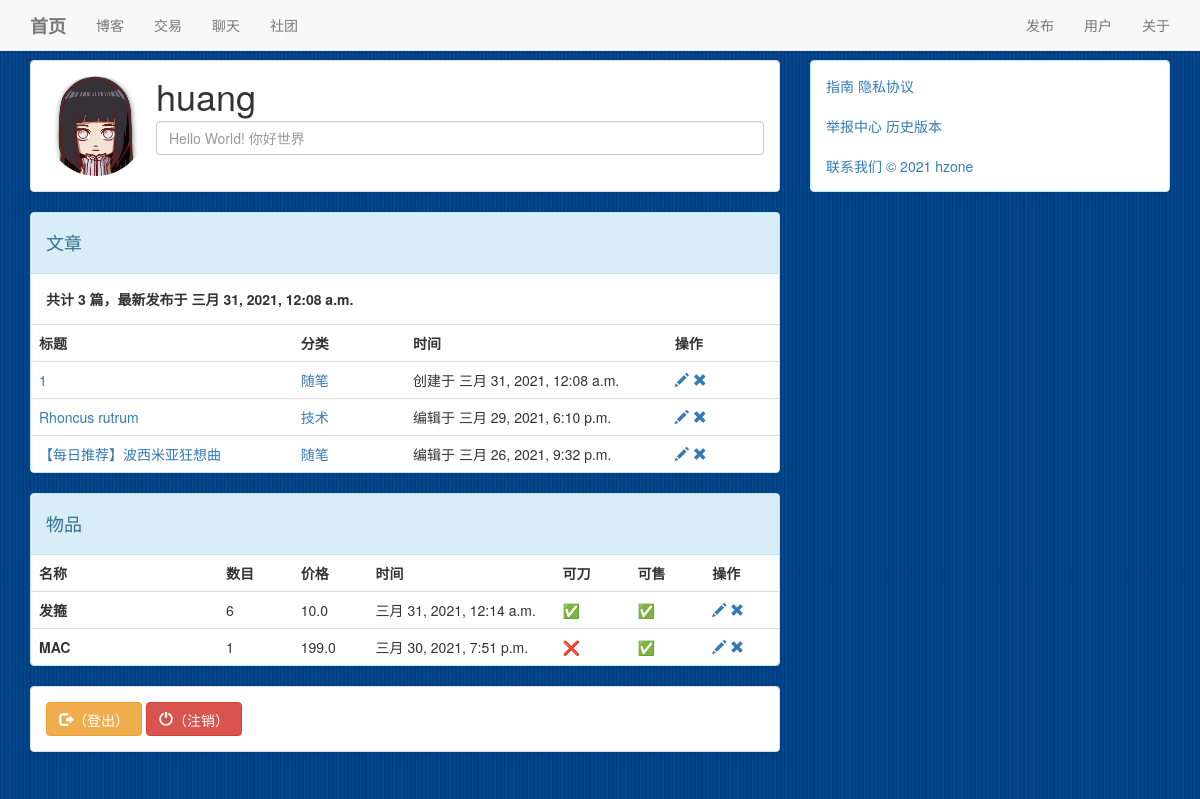
The app's page /user/1 (signed in), older data.
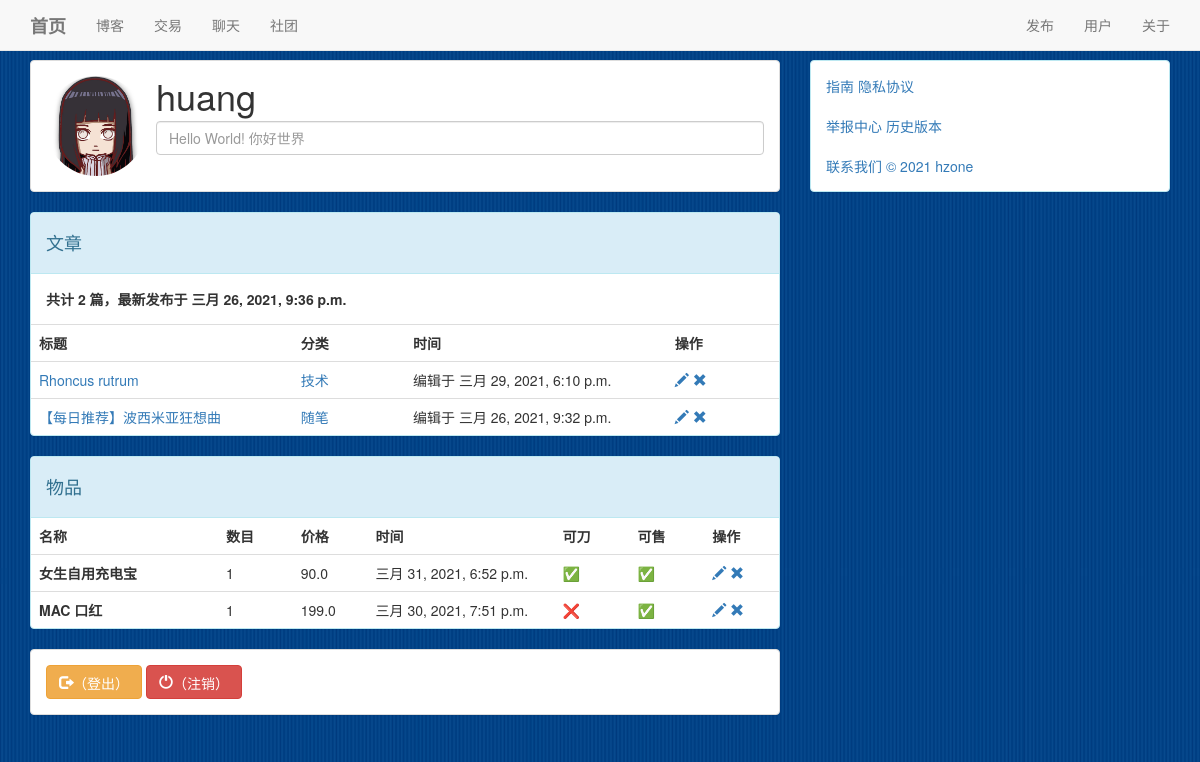
The same page, newer data.
### blog/models.py (models this page shows, shortened)
class Atc(Model):
    title = CharField(max_length=30)
    content = TextField()
    author = ForeignKey(User,on_delete = DO_NOTHING)
    create_time = DateTimeField(auto_now_add=True)
    update_time = DateTimeField(auto_now=True)
    type = ForeignKey(AtcType,on_delete = DO_NOTHING)
    class Meta:
        ordering=['-create_time']
        verbose_name = '文章'
        verbose_name_plural = '文章'

class AtcType(Model):
    name = CharField(max_length=20)
    def __str__(self):
        return self.name
    class Meta:
        verbose_name = '分类'
        verbose_name_plural = '分类'

### deal/models.py (models this page shows, shortened)
class Item(Model):
    name = CharField(max_length=20)
    info = TextField(max_length=50)
    time = DateTimeField(auto_now_add=True)
    sold = BooleanField(default=False)
    chop = BooleanField(default=False)
    count = IntegerField(default=1)
    owner = ForeignKey(User,on_delete = DO_NOTHING)
    price = FloatField(default=0)
    image = ImageField(default="./static/image/items/default.png",upload_to='./static/image/items/upload/')
    class Meta:
        ordering=['-time']
        verbose_name = '物品'
        verbose_name_plural = '物品'

### user/views.py (the view, shortened to what this page needs)
# urls.py: path('<int:pk>',Room.as_view()),
class Room(View):
    def get(self,request,pk):
        form = userForm()
        user = get_object_or_404(User,pk = pk)
        context = {
            'visitor' :request.user,
            'user' : user,
            'form' : form,
            'atcs' : Atc.objects.filter(author = user),
            'items' : Item.objects.filter(owner = user),
        }
        return render(request,'room.html',context)

### user/forms.py
class userForm(forms.Form):
    icon = forms.ImageField(label = '用户头像',required= False)
    motto = forms.CharField(label= '个性签名',required= False)

### user/models.py (called while the page is built)
    def __str__(self):
        return self.username

### user/templates/room.html (shortened to what the changed rows need)
{% extends 'base.html' %}
    {% load static %}
    {% block main %}
        <div class="panel panel-default">
            <div class="panel-body">
                <div class="media">
                    <div class="media-body">
                        <h1 class="media-heading">{{ user }}</h1>
                    </div>
                </div>
            </div>
        </div>
        <div class="panel panel-info">
            <div class="panel-body">
                <strong>共计 {{ atcs.count }} 篇，最新发布于 {{ atcs.first.create_time }}</strong>
            </div>
            <table class="table">
                <tr>
                    <th style="width:35%">标题</th>
                    <th style="width:15%">分类</th>
                    <th style="width:35%">时间</th>
                    {% if user == visitor %}
                        <th style="width:15%">操作</th>
                    {% endif %}
                </tr>
                {% for atc in atcs %}
                    <tr>
                        <td><a href="/blog/{{atc.pk}}">{{ atc.title }}</a></td>
                        <td><a href="/blog/?type={{ atc.type.name }}">{{ atc.type }}</a></td>
                        {% if atc.create_time == atc.update_time %}
                            <td>创建于 {{ atc.create_time }}</td>
                        {% else %}
                            <td>编辑于 {{ atc.update_time }}</td>
                        {% endif %}
                        {% if user == visitor %}
                            <th>
                                <a href="/release/article/edit?pk={{ atc.pk }}">
                                    <span class="glyphicon glyphicon-pencil" aria-hidden="true"></span>
                                </a>
                                <a id='dele-atc' href="/release/article/delete?pk={{ atc.pk }}">
                                    <span class="glyphicon glyphicon-remove" aria-hidden="true"></span>
                                </a>
                            </th>
                        {% endif %}
                    </tr>
                {% endfor %}
            </table>
        </div>
        <div class="panel panel-info">
            <table class="table">
                <tr>
                    <th style="width:25%">名称</th>
                    <th style="width:10%">数目</th>
                    <th style="width:10%">价格</th>
                    <th style="width:25%">时间</th>
                    <th style="width:10%">可刀</th>
                    <th style="width:10%">可售</th>
                    {% if user == visitor %}
                        <th style="width:15%">操作</th>
                    {% endif %}
                </tr>
                {% for item in items %}
                    <tr>
                        <td>
                            <strong>{{ item.name }}</strong>
                        </td>
                        <td> {{ item.count }} </td>
                        <td> {{ item.price }} </td>
                        <td>{{ item.time }}</td>
                        {% if item.chop %}
                            <td> ✅ </td>
                        {% else %}
                            <td> ❌ </td>
                        {% endif %}
                        {% if item.sold %}
                            <td> ❌ </td>
                        {% else %}
                            <td> ✅ </td>
                        {% endif %}
                        {% if user == visitor %}
                            <th>
                                <a href="/release/item/edit?pk={{ item.pk }}">
                                    <span class="glyphicon glyphicon-pencil" aria-hidden="true"></span>
                                </a>
                                <a id='dele-item' href="/release/item/delete?pk={{ item.pk }}">
                                    <span class="glyphicon glyphicon-remove" aria-hidden="true"></span>
                                </a>
                            </th>
                        {% endif %}
                    </tr>
                {% endfor %}
            </table>
        </div>
    {% endblock %}

Row changes from the older to the newer data that the page shows:
removed Atc: first.create_time "三月 31, 2021, 12:08 a.m.", title "1", type "随笔", create_time "三月 31, 2021, 12:08 a.m."
no longer on this page (row edited): Item: name "发箍", count "6", price "10.0", time "三月 31, 2021, 12:14 a.m."
added Item: name "女生自用充电宝", count "1", price "90.0", time "三月 31, 2021, 6:52 p.m."
changed Item: name "MAC" → "MAC 口红"
Text that changed along with them:
{{ atcs.count }}: "3" → "2"
{{ atcs.first.create_time }}: "三月 31, 2021, 12:08 a.m." → "三月 26, 2021, 9:36 p.m."
